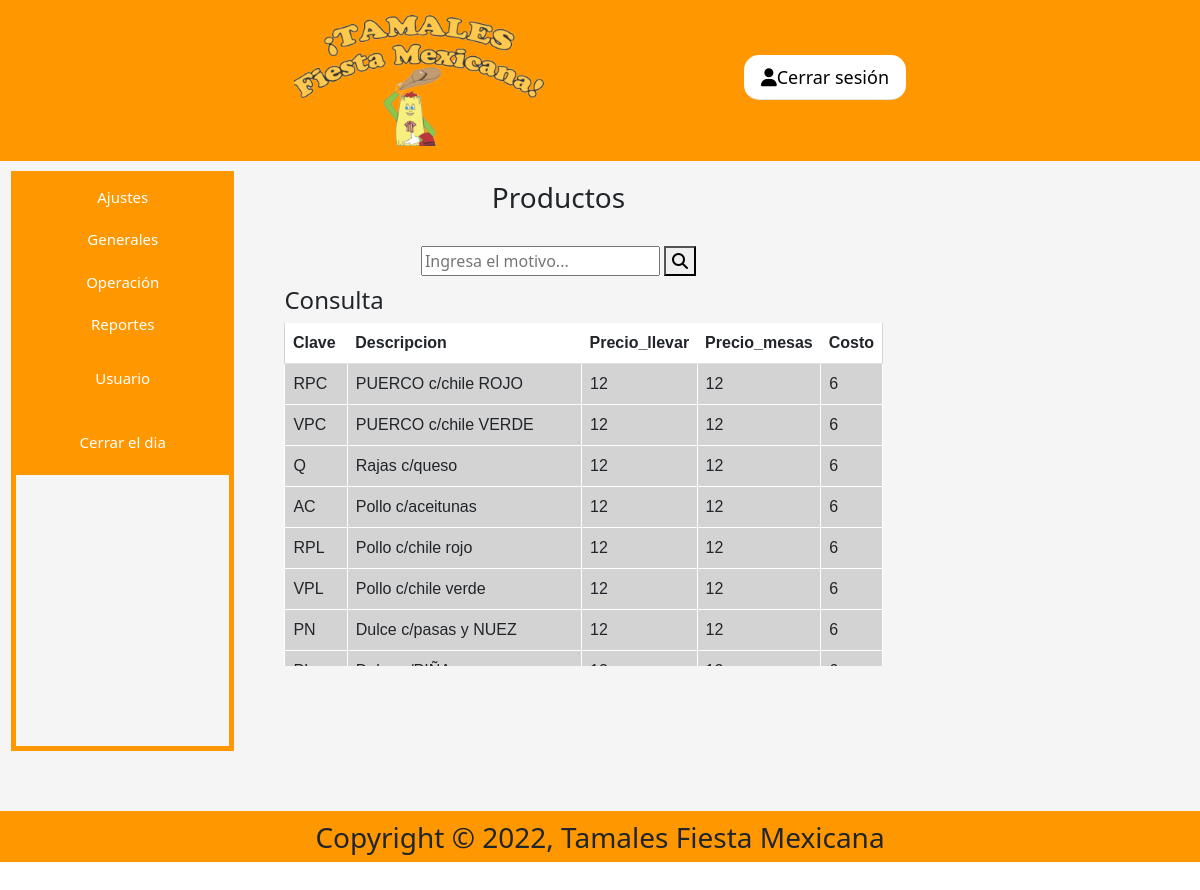
The app's page /productos.php (signed in) with its own data.
### tables this page shows
CREATE TABLE `productos` (
  `id_producto` int(11) NOT NULL,
  `Clave` varchar(5) DEFAULT NULL,
  `Descripcion` varchar(30) DEFAULT NULL,
  `Precio_llevar` float DEFAULT NULL,
  `Precio_mesas` float DEFAULT NULL,
  `Costo` float DEFAULT NULL,
  `Status` text DEFAULT NULL
);

### bdPHP/conexionPD.php (the view, shortened to what this page needs)
<?php
$servername = "127.0.0.1";
$username = "empleado1";
$password = "ChampuRRAD01";
$db_name = "fiesta_mx";
$conn = mysqli_connect($servername, $username, $password, $db_name);
$sql = "select * from productos";
$query = mysqli_query($conn,$sql);
echo"
    <table class='table'>
    <tr>
    <th>Clave</th>
    <th>Descripcion</th>
    <th>Precio_llevar</th>
    <th>Precio_mesas</th>
    <th>Costo</th>";
    while ($row = mysqli_fetch_array($query))
    {
        echo'<tr>
        <td>'.$row['Clave'].'</td>
        <td>'.$row['Descripcion'].'</td>
        <td>'.$row['Precio_llevar'].'</td>
        <td>'.$row['Precio_mesas'].'</td>
        <td>'.$row['Costo'].'</td>
        </tr>';
    }
    echo "</table>";
?>

### css/estilosMenu.css (style rules this page uses)
* { box-sizing: border-box }
body, html { font-family: Arial, Helvetica, sans-serif; height: 100%; width: 100%; margin: 0; overflow-x: hidden; }

### css/estilosTablas.css (style rules this page uses)
.tProductos table { width:auto; background-color:lightgray; font-family: arial, sans-serif; text-align: left; }
th { background-color: #FF9800; padding: 5px 14px; }
td { border: 1px solid white; text-align: left; padding: 5px; background-color: white; }
tr:nth-child(1) { background-color: white; }

### records on screen
productos: Clave "RPC", Descripcion "PUERCO c/chile ROJO", Precio_llevar "12", Precio_mesas "12", Costo "6"
productos: Clave "VPC", Descripcion "PUERCO c/chile VERDE", Precio_llevar "12", Precio_mesas "12", Costo "6"
productos: Clave "Q", Descripcion "Rajas c/queso", Precio_llevar "12", Precio_mesas "12", Costo "6"
productos: Clave "AC", Descripcion "Pollo c/aceitunas", Precio_llevar "12", Precio_mesas "12", Costo "6"
productos: Clave "RPL", Descripcion "Pollo c/chile rojo", Precio_llevar "12", Precio_mesas "12", Costo "6"
productos: Clave "VPL", Descripcion "Pollo c/chile verde", Precio_llevar "12", Precio_mesas "12", Costo "6"
productos: Clave "PN", Descripcion "Dulce c/pasas y NUEZ", Precio_llevar "12", Precio_mesas "12", Costo "6"
